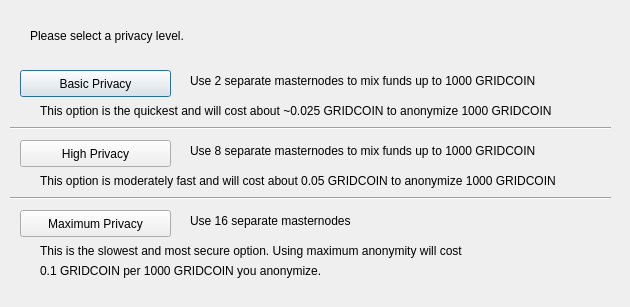
<?xml version="1.0" encoding="UTF-8"?>
<ui version="4.0">
 <class>DarksendConfig</class>
 <widget class="QDialog" name="DarksendConfig">
  <property name="geometry">
   <rect>
    <x>0</x>
    <y>0</y>
    <width>630</width>
    <height>307</height>
   </rect>
  </property>
  <property name="windowTitle">
   <string>Configure PrivateSend</string>
  </property>
  <widget class="QPushButton" name="buttonBasic">
   <property name="geometry">
    <rect>
     <x>20</x>
     <y>70</y>
     <width>151</width>
     <height>27</height>
    </rect>
   </property>
   <property name="text">
    <string>Basic Privacy</string>
   </property>
  </widget>
  <widget class="QPushButton" name="buttonHigh">
   <property name="geometry">
    <rect>
     <x>20</x>
     <y>140</y>
     <width>151</width>
     <height>27</height>
    </rect>
   </property>
   <property name="text">
    <string>High Privacy</string>
   </property>
  </widget>
  <widget class="QPushButton" name="buttonMax">
   <property name="geometry">
    <rect>
     <x>20</x>
     <y>210</y>
     <width>151</width>
     <height>27</height>
    </rect>
   </property>
   <property name="text">
    <string>Maximum Privacy</string>
   </property>
  </widget>
  <widget class="QLabel" name="label">
   <property name="geometry">
    <rect>
     <x>30</x>
     <y>20</y>
     <width>571</width>
     <height>31</height>
    </rect>
   </property>
   <property name="text">
    <string>Please select a privacy level.</string>
   </property>
  </widget>
  <widget class="QLabel" name="label_2">
   <property name="geometry">
    <rect>
     <x>190</x>
     <y>70</y>
     <width>421</width>
     <height>21</height>
    </rect>
   </property>
   <property name="text">
    <string>Use 2 separate masternodes to mix funds up to 1000 GRIDCOIN</string>
   </property>
  </widget>
  <widget class="QLabel" name="label_3">
   <property name="geometry">
    <rect>
     <x>190</x>
     <y>140</y>
     <width>411</width>
     <height>21</height>
    </rect>
   </property>
   <property name="text">
    <string>Use 8 separate masternodes to mix funds up to 1000 GRIDCOIN</string>
   </property>
  </widget>
  <widget class="QLabel" name="label_4">
   <property name="geometry">
    <rect>
     <x>190</x>
     <y>210</y>
     <width>421</width>
     <height>21</height>
    </rect>
   </property>
   <property name="text">
    <string>Use 16 separate masternodes</string>
   </property>
  </widget>
  <widget class="QLabel" name="label_6">
   <property name="geometry">
    <rect>
     <x>40</x>
     <y>100</y>
     <width>561</width>
     <height>21</height>
    </rect>
   </property>
   <property name="text">
    <string>This option is the quickest and will cost about ~0.025 GRIDCOIN to anonymize 1000 GRIDCOIN</string>
   </property>
  </widget>
  <widget class="QLabel" name="label_7">
   <property name="geometry">
    <rect>
     <x>40</x>
     <y>170</y>
     <width>561</width>
     <height>21</height>
    </rect>
   </property>
   <property name="text">
    <string>This option is moderately fast and will cost about 0.05 GRIDCOIN to anonymize 1000 GRIDCOIN</string>
   </property>
  </widget>
  <widget class="QLabel" name="label_8">
   <property name="geometry">
    <rect>
     <x>40</x>
     <y>240</y>
     <width>561</width>
     <height>21</height>
    </rect>
   </property>
   <property name="text">
    <string>This is the slowest and most secure option. Using maximum anonymity will cost</string>
   </property>
  </widget>
  <widget class="QLabel" name="label_9">
   <property name="geometry">
    <rect>
     <x>40</x>
     <y>260</y>
     <width>561</width>
     <height>21</height>
    </rect>
   </property>
   <property name="text">
    <string>0.1 GRIDCOIN per 1000 GRIDCOIN you anonymize.</string>
   </property>
  </widget>
  <widget class="Line" name="line">
   <property name="geometry">
    <rect>
     <x>10</x>
     <y>120</y>
     <width>601</width>
     <height>16</height>
    </rect>
   </property>
   <property name="orientation">
    <enum>Qt::Horizontal</enum>
   </property>
  </widget>
  <widget class="Line" name="line_2">
   <property name="geometry">
    <rect>
     <x>10</x>
     <y>190</y>
     <width>601</width>
     <height>16</height>
    </rect>
   </property>
   <property name="orientation">
    <enum>Qt::Horizontal</enum>
   </property>
  </widget>
 </widget>
 <resources/>
 <connections/>
</ui>
